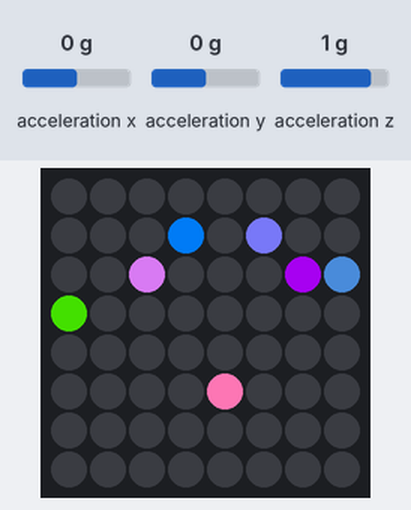
A program run on a simulated Raspberry Pi (BCM pin numbers) with a Sense HAT. On the bench: the Sense HAT's 8×8 RGB LED matrix. Inputs (shaded band) come from the test bench; at power-on: acceleration x 0 g, acceleration y 0 g, acceleration z 1 g. Random numbers come from a fixed seed; sound played through the audio output is not drawn and takes no time; threads take turns every 2 ms.

Above: at 1.2 s.
1.3 s: acceleration x set to -1.4 g
At 2.02 s:
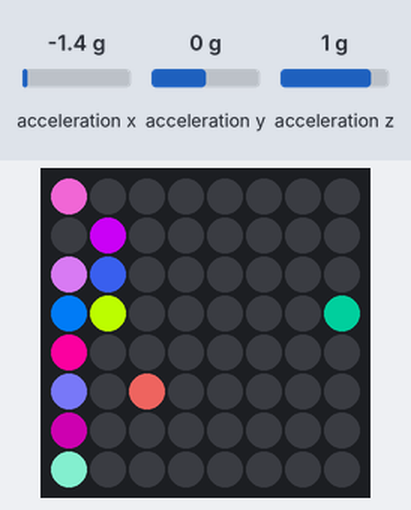
At 2.56 s:
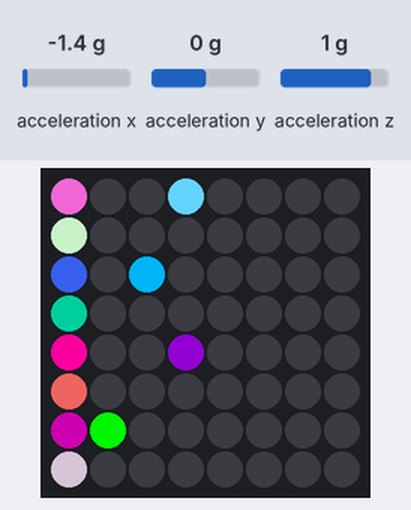
Timing chart, 0 to 4.3 s (numbered marks = the images above; inputs shaded):
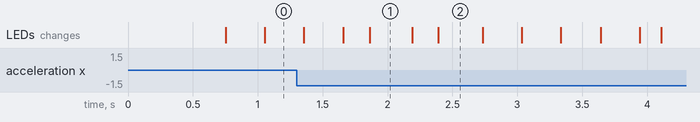

The program:

rain_drop.py
```python
#!/usr/bin/env python3

from sense_hat import SenseHat
from display_lib import show_drop, correct_orientation, show_strip, play_music
from time import sleep
import threading
import random

def show_rain(sense)->None:
	'''
	shows rain like pattern on the display
	'''
	threads = []
	tc = threading.Thread(target=correct_orientation, args=(sense,))
	threads.append(tc)
	#tc.setDaemon(True)
	tc.start()
	ts = threading.Thread(target=play_music)
	threads.append(ts)
	ts.start()
	while True:
		for i in range(8):
			drop_kwargs = {
				'end_position': 8,
				'sleep_before': random.uniform(0.7, 1),
				'sleep_between': random.uniform(0.05, 0.08),
				'stick_drop': True
			}
			t = threading.Thread(target=show_drop, args=(sense, i), kwargs= drop_kwargs)
			threads.append(t)
			t.start()
		sleep(random.uniform(0.4,0.7))
def main():
	sense = SenseHat()
	sense.clear()
	show_rain(sense)

if __name__ == '__main__':
	main()
```

display_lib.py
```python
#!/usr/bin/env python3

import pygame
import random
import time
import threading
from typing import List, Tuple


#Default colors
def_text_color = (255,0,0)
def_back_color = (0,255,0)


def get_color(sense, color_tuple: (int, int, int), sec)->None:
    '''
    Display color for the specified time
    takes 1. sense hat object
    2. color tuple
    3. time in seconds
    '''
    sense.clear((color_tuple))
    print('waiting for {0} seconds'.format(sec))
    time.sleep(sec)
    sense.clear((0,0,0))


def get_rand_color()->(int, int, int):
    '''
    Generate random colors
    '''
    red = random.randint(0,255)
    green = random.randint(0,255)
    blue = random.randint(0,255)
    return red, green, blue

def set_color(sense, color_tuple: (int, int, int), sec)->None:
    '''
    Display color for the specified time
    takes 1. sense hat object
    2. color tuple
    3. time in seconds
    '''
    sense.clear((color_tuple))
    print('waiting for {0} seconds'.format(sec))
    time.sleep(sec)
    sense.clear((0,0,0))


def get_rand_color()->(int, int, int):
    '''
    Generate random colors
    '''
    red = random.randint(0,255)
    green = random.randint(0,255)
    blue = random.randint(0,255)
    return red, green, blue

def set_image(sense_obj, matrix: List[Tuple[int, int, int]])->None:
    '''
    Sets the image on the display
    '''
    sense_obj.set_pixels(matrix)

def show_message(sense_obj, msg:str, text_color=def_text_color, back_color=def_back_color)->None:
    '''
    shows messages on the display
    '''
    sense_obj.show_message(msg, text_colour=text_color, back_colour=back_color)

def show_drop(
	sense_obj,
	row:int,
	color:Tuple[int,int,int]=None,
	sleep_before:float=None,
	sleep_between:float=None,
	start_position:int = 0,
	end_position:int = 8,
	stick_drop: bool = False,
)->None:
	'''
	Display a rain drop on sense hat display
	'''
	if not sleep_before:
		sleep_before = random.uniform(0.1,0.9)
	if not sleep_between:
		sleep_between = random.uniform(0.05, 0.15)
	if not color:
		color = (get_rand_color())
	time.sleep(sleep_before)
	stick_position = end_position -1
	for i in range(start_position, end_position):
		sense_obj.set_pixel(row, i, color)
		time.sleep(sleep_between)
		if stick_drop and (i == stick_position):
			continue
		else:
			sense_obj.set_pixel(row, i, (0,0,0))

def correct_orientation(sense_obj)->None:
	'''
	Change the display orientation on basis of how the pi is held
	'''
	while True:
		a = sense_obj.get_accelerometer_raw()
		x = round(a['x'], 0)
		y = round(a['y'], 0)
		if x == -1:
			sense_obj.set_rotation(90)
		elif y == -1:
			sense_obj.set_rotation(180)
		elif x == 1:
			sense_obj.set_rotation(270)
		else:
			sense_obj.set_rotation(0)
		time.sleep(0.2)


def show_strip(sense_obj, row: int=0, vertical: bool=False)->None:
	'''
	shows a line with sparkling color strip
	'''
	while True:
		position = random.randint(0,7)
		if not vertical:
			sense_obj.set_pixel(row, position, (get_rand_color()))
		else:
			sense_obj.set_pixel(position, row, (get_rand_color()))
		time.sleep(0.2)

def play_music(file_path:str=None)->None:
	'''
	Plays music if path nor given then plays one track from list randomly.
	'''
	pygame.init()
	pygame.mixer.music.load('/home/pi/Documents/sense_hat/rain.mp3')
	pygame.mixer.music.play(loops=-1)

if __name__ == "__main__":
    main()
```

Measured:
- after the input at 1.3 s, the LEDs: first change after 0.06 s (image 1 shows a later state)
